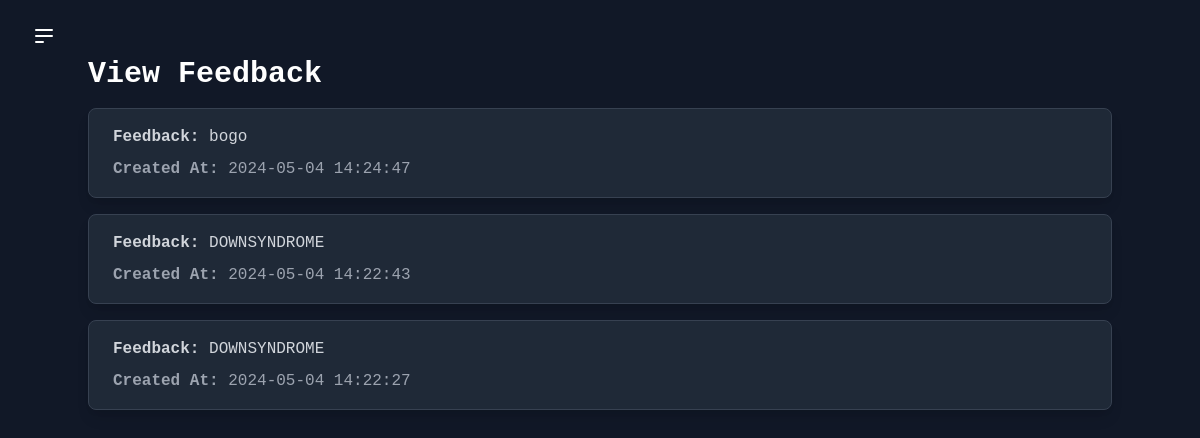
The app's page /view_feedback.php, older data.
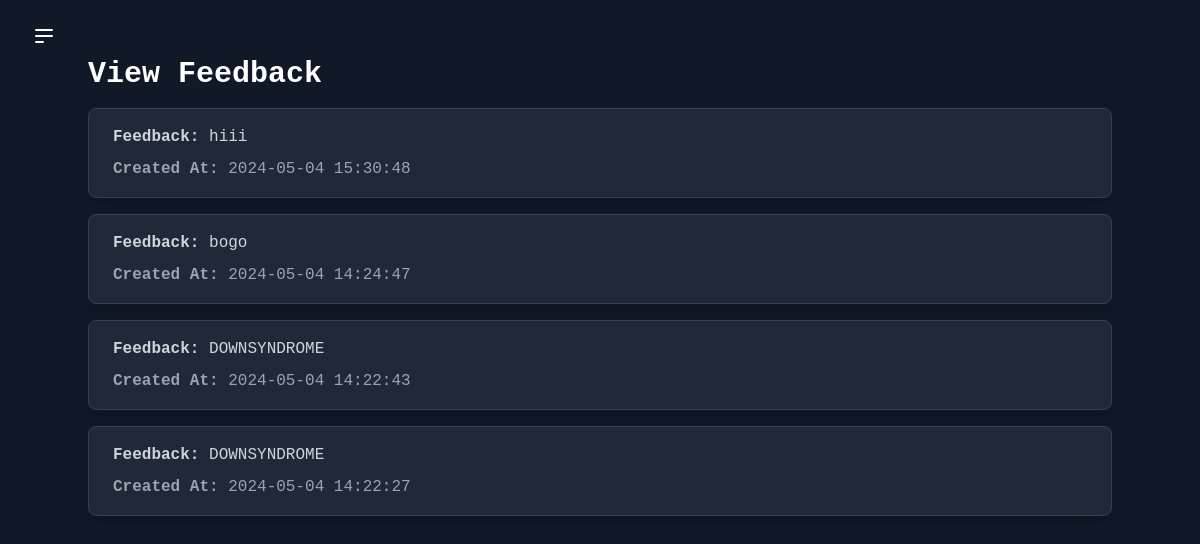
The same page, newer data.
### tables this page shows
CREATE TABLE "feedback" (
    id INTEGER PRIMARY KEY AUTOINCREMENT,
    feedback_content TEXT,
    created_at TIMESTAMP DEFAULT CURRENT_TIMESTAMP
);

### view_feedback.php (the view, shortened to what this page needs)
<?php
$db = new SQLite3('sitin.db');
$query = $db->query("
    SELECT feedback.*
    FROM feedback
    ORDER BY feedback.created_at DESC
");
if ($query) {
    $feedback_entries = [];
    while ($row = $query->fetchArray(SQLITE3_ASSOC)) {
        $feedback_entries[] = $row;
    }
} else {
    $feedback_entries = [];
}
?>
<!DOCTYPE html>
<html lang="en">
<head>
    <link href="https://cdn.jsdelivr.net/npm/tailwindcss@2.2.16/dist/tailwind.min.css" rel="stylesheet">
</head>
<body class="bg-gray-900 text-white font-mono">
    <div class="flex min-h-screen">
        <div class="flex-1 px-8 py-6">
            <button id="menu-toggle" class="focus:outline-none">
                <svg class="h-6 w-6 text-white hover:text-gray-200" viewBox="0 0 24 24" fill="none" xmlns="http://www.w3.org/2000/svg">
                    <path d="M4 6H20M4 12H20M4 18H11Z" stroke="currentColor" stroke-width="2" stroke-linecap="round" stroke-linejoin="round"></path>
                </svg>
            </button>
            <div class="container mx-auto">
                <h1 class="text-3xl font-bold mb-4">View Feedback</h1>
                <?php foreach ($feedback_entries as $entry): ?>
                    <div class="bg-gray-800 border border-gray-700 rounded-lg overflow-hidden shadow-lg mb-4">
                        <div class="px-6 py-4">
                            <p class="text-gray-300 mb-2"><strong>Feedback:</strong> <?php echo $entry['feedback_content']; ?></p>
                            <p class="text-gray-400"><strong>Created At:</strong> <?php echo $entry['created_at']; ?></p>
                        </div>
                    </div>
                <?php endforeach; ?>
            </div>
        </div>
    </div>
</body>
</html>

Row changes from the older to the newer data that the page shows:
added feedback: feedback_content "hiii", created_at "2024-05-04 15:30:48"
